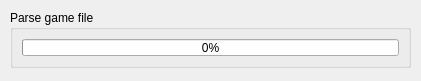
<ui version="4.0" >
 <author></author>
 <comment></comment>
 <exportmacro></exportmacro>
 <class>DBoxFE_GameFile</class>
 <widget class="QWidget" name="DBoxFE_GameFile" >
  <property name="geometry" >
   <rect>
    <x>0</x>
    <y>0</y>
    <width>421</width>
    <height>81</height>
   </rect>
  </property>
  <property name="minimumSize" >
   <size>
    <width>421</width>
    <height>81</height>
   </size>
  </property>
  <property name="maximumSize" >
   <size>
    <width>421</width>
    <height>81</height>
   </size>
  </property>
  <property name="windowTitle" >
   <string>Load ...</string>
  </property>
  <property name="windowIcon" >
   <iconset resource="../res/dboxfe.qrc" >:/pics/images/applications_16.png</iconset>
  </property>
  <widget class="QGroupBox" name="gBoxParseGameFile" >
   <property name="geometry" >
    <rect>
     <x>10</x>
     <y>10</y>
     <width>401</width>
     <height>58</height>
    </rect>
   </property>
   <property name="title" >
    <string>Parse game file</string>
   </property>
   <layout class="QGridLayout" >
    <property name="margin" >
     <number>9</number>
    </property>
    <property name="spacing" >
     <number>6</number>
    </property>
    <item row="0" column="0" >
     <widget class="QProgressBar" name="pBarParseStatus" >
      <property name="value" >
       <number>0</number>
      </property>
      <property name="orientation" >
       <enum>Qt::Horizontal</enum>
      </property>
     </widget>
    </item>
   </layout>
  </widget>
 </widget>
 <pixmapfunction></pixmapfunction>
 <resources>
  <include location="../res/dboxfe.qrc" />
 </resources>
 <connections/>
</ui>
